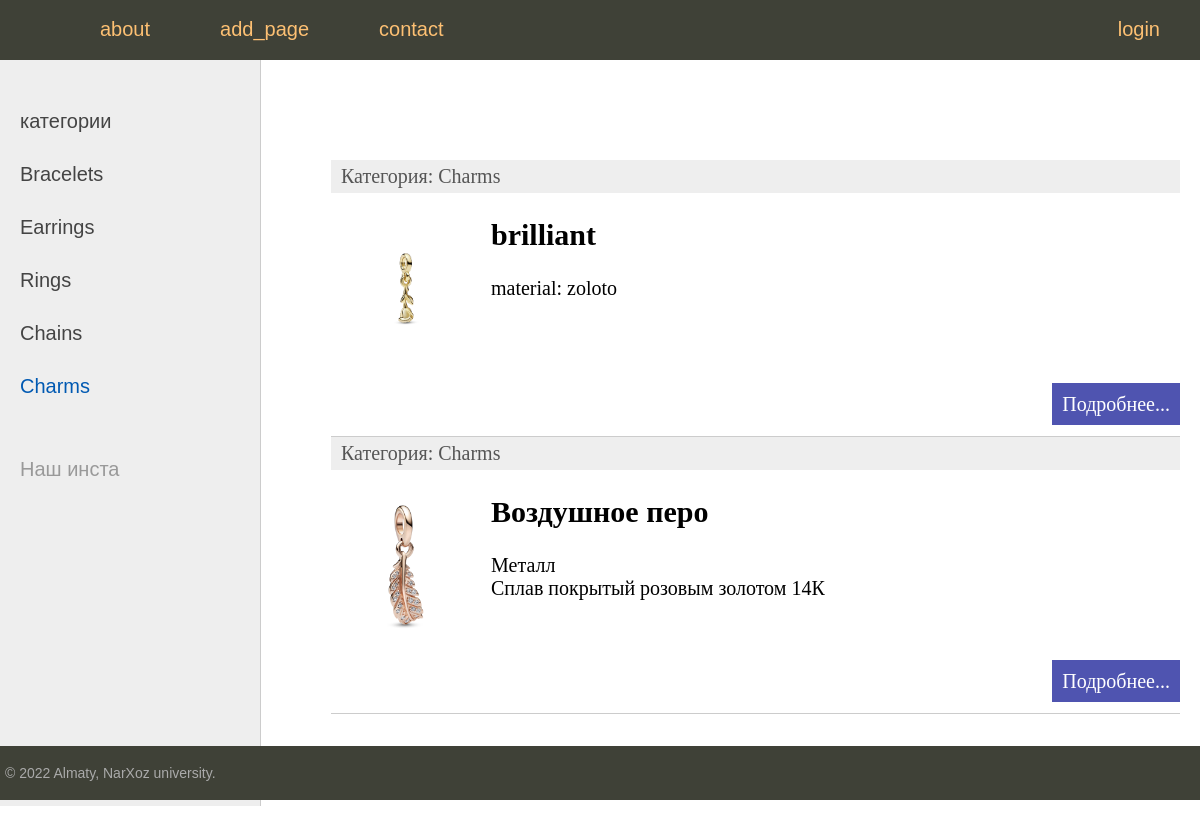
The app's page /category/charms/ with its own data.
### aigerim/models.py (models this page shows, shortened)
class Category(models.Model):
    title = models.CharField(max_length=100, db_index=True, verbose_name="Категории")
    slug = models.SlugField(max_length=255, unique=True, db_index=True, verbose_name="URL")
    def __str__(self):
        return self.title
    def get_absolute_url(self):
        return reverse('category', kwargs={'cat_slug': self.slug})
    class Meta:
        verbose_name = 'Категория'
        verbose_name_plural = 'Категории'
        ordering = ['id']

class Aigerim(models.Model):
    objects = None
    name = models.CharField(max_length=255, verbose_name="Заголовок")
    slug = models.SlugField(max_length=255, unique=True, db_index=True, verbose_name="URL")
    content = models.TextField(blank=True, verbose_name="Текст статьи")
    price = models.BigIntegerField(default=True, verbose_name="Цена")
    photo = models.ImageField(upload_to="photos/%Y/%m/%d/", verbose_name="Фото")
    cat = models.ForeignKey('Category', on_delete=models.PROTECT,  verbose_name="Категории")
    class Meta:
        verbose_name = 'Известные бренды'
        verbose_name_plural = 'Известные бренды'
        ordering = ['name']

### aigerim/views.py (the view)
# urls.py: path('category/<slug:cat_slug>/', AigerimCategory.as_view(), name='category')
class AigerimCategory(ListView):
    model = Aigerim
    template_name = 'aigerim/index.html'
    context_object_name = 'posts'
    def get_queryset(self):
        return Aigerim.objects.filter(cat__slug=self.kwargs['cat_slug'])
    def get_context_data(self, *, object_list=None, **kwargs):
        context = super().get_context_data(**kwargs)
        context['title'] = 'Категории - ' + str(context['posts'][0].cat)
        context['menu'] = menu
        context['cat_selected'] = context['posts'][0].cat_id
        return context

### aigerim/templatetags/aigerim_tags.py (called while the page is built)
@register.inclusion_tag('aigerim/list_categories.html')
def show_categories(sort=None, cat_selected=0):
    if not sort:
        cats = Category.objects.all()
    else:
        cats = Category.objects.order_by(sort)
    return {"cats": cats, "cat_selected": cat_selected}

### aigerim/templates/aigerim/index.html (shortened to what this page needs)
{% extends 'aigerim/base.html' %}
{% block content %}
<ul class="list-articles">
    {% for p in object_list %}
    <li>
        <div class="article-panel">
            <p class="first">Категория: {{p.cat}}</p>
        </div>
        {% if p.photo %}
            <p><img class="img-article-left thumb" src="{{p.photo.url}}"></p>
        {% endif %}
        <h2>{{p.name}}</h2>
        {% autoescape on %}
        {{p.content|linebreaks|truncatewords:50}}
        {% endautoescape %}
        <p class="link-read-post"><a href="{{ p.get_absolute_url }}">Подробнее...</a></p>
    </li>
    {% endfor %}
</ul>
{% endblock %}

### aigerim/templates/aigerim/list_categories.html
{% for c in cats %}
	{% if c.pk == cat_selected %}
		<li class="selected">{{c.title}}</li>
	{% else %}
		<li><a href="{{ c.get_absolute_url }}">{{c.title}}</a></li>
	{% endif %}
{% endfor %}

### aigerim/static/aigerim/css/style.css (style rules this page uses)
html, body { font-family: 'Arial'; margin: 0; padding: 0; height: 100%; width: 100%; color: #444; }
a { color: #ff4da6; text-decoration: none; }
img { max-width: 600px; height: auto; }
img.img-article-left { max-width: 300px; height: auto; float: left; padding: 0 10px 10px 0; }
img.img-article-left.thumb { max-width: 150px; height: auto; }
p.link-read-post { text-align: right; }
p.link-read-post a { padding: 10px; min-width: 100px; background: #4f54b0; color: #fff; text-decoration: none; }
div.article-panel { background: #eee; padding: 5px 10px 5px 10px; box-sizing: border-box; overflow: hidden; color: #555; }
div.article-panel p.first { margin: 0; float: left; }
ul.list-articles { list-style: none; margin: 0; padding: 0; }
ul.list-articles li { border-bottom: 1px solid #ccc; }
.left-chapters ul li { margin: 30px 0 0 0; color: #999; }
.left-chapters ul li.selected { color: #0059b2; }
.left-chapters ul li a { color: #444; text-decoration: none; }

### records on screen
Category: title "Bracelets"
Category: title "Earrings"
Category: title "Rings"
Category: title "Chains"
Category: title "Charms"
Aigerim: cat "Charms", photo (picture), name "brilliant", content "material: zoloto"
Aigerim: cat "Charms", photo (picture), name "Воздушное перо", content "Металл Сплав покрытый розовым золотом 14К"

### other values on screen
{{ a.url_name }} "about" "add_page" "contact"
{{ a.url_name }} "login"
